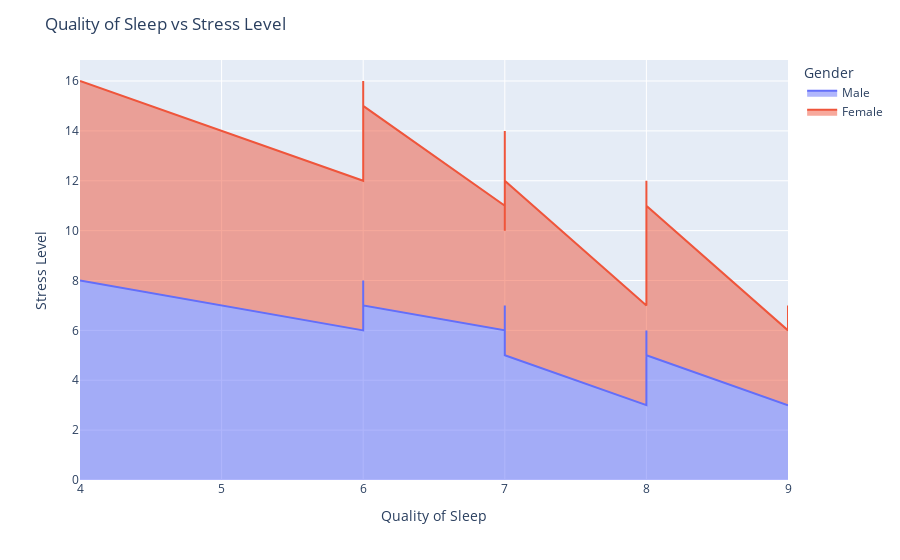

The cell this chart's notebook holds for it:
### Code cell
fig = px.area(df, x='Quality of Sleep', y='Stress Level', color='Gender')
fig.update_layout(
    title='Quality of Sleep vs Stress Level',
    xaxis_title='Quality of Sleep',
    yaxis_title='Stress Level',
    font = dict(
        size=12
    )
)
fig.show()

### Figure 1 — Plotly figure (JSON) as saved in the notebook; plotly's stock layout.template omitted (floating-point values rounded to 4 significant figures; data arrays with more than 128 entries replaced by an {"elided": "..."} marker saying what was removed)
{"data": [{"fillpattern": {"shape": ""}, "hovertemplate": "Gender=Male<br>Quality of Sleep=%{x}<br>Stress Level=%{y}<extra></extra>", "legendgroup": "Male", "line": {"color": "#636efa"}, "marker": {"symbol": "circle"}, "mode": "lines", "name": "Male", "orientation": "v", "showlegend": true, "stackgroup": "1", "type": "scatter", "x": {"elided": "189 int values"}, "xaxis": "x", "y": {"elided": "189 int values"}, "yaxis": "y"}, {"fillpattern": {"shape": ""}, "hovertemplate": "Gender=Female<br>Quality of Sleep=%{x}<br>Stress Level=%{y}<extra></extra>", "legendgroup": "Female", "line": {"color": "#EF553B"}, "marker": {"symbol": "circle"}, "mode": "lines", "name": "Female", "orientation": "v", "showlegend": true, "stackgroup": "1", "type": "scatter", "x": {"elided": "185 int values"}, "xaxis": "x", "y": {"elided": "185 int values"}, "yaxis": "y"}], "layout": {"font": {"size": 12}, "legend": {"title": {"text": "Gender"}, "tracegroupgap": 0}, "margin": {"t": 60}, "title": {"text": "Quality of Sleep vs Stress Level"}, "xaxis": {"anchor": "y", "domain": [0, 1], "title": {"text": "Quality of Sleep"}}, "yaxis": {"anchor": "x", "domain": [0, 1], "title": {"text": "Stress Level"}}}}
